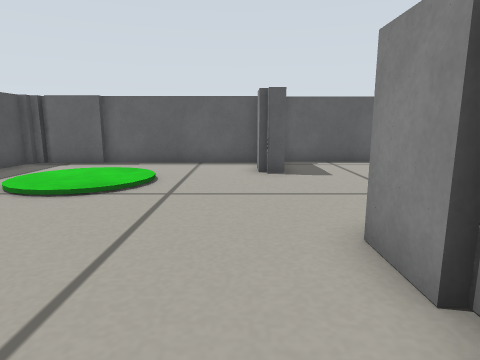
View 1 (above)

15 first-person views from a walk through a world built for the Gazebo simulator. The camera is 0.29 m above the floor, tilts 10° down and sees 75° across. The floor is counted in squares, 0.2 m on a side. Each view is taken from the middle of a square. On the plan, view 1 faces up. The plan holds only what a view shows up to about 14 squares ahead; the rest is blank. The place goes on beyond the plan.

View 2
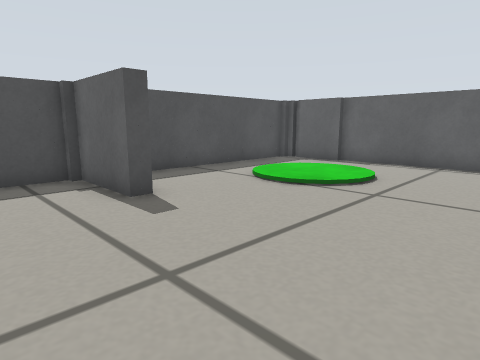

View 3
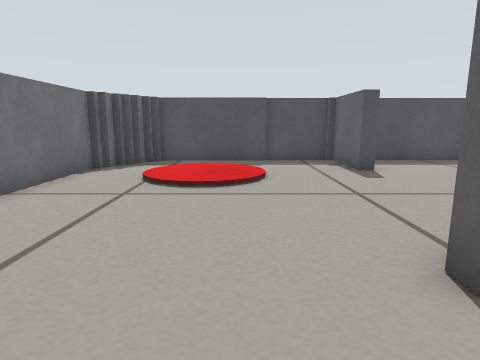

View 4
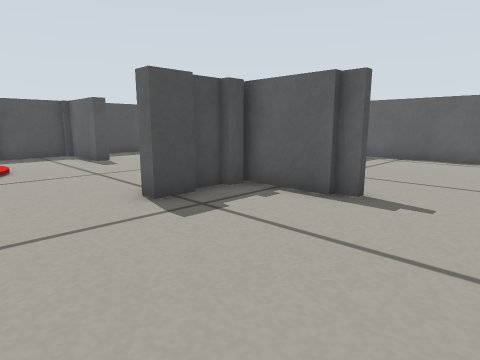

View 5
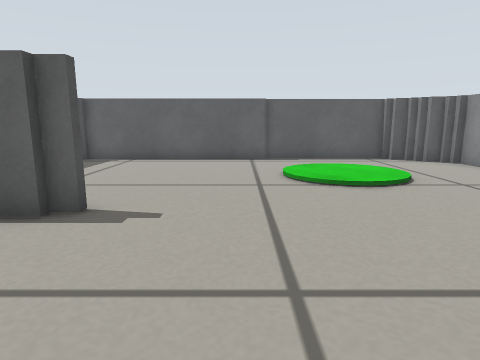

View 6
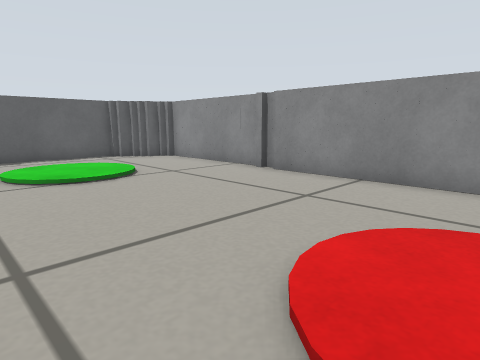

View 7
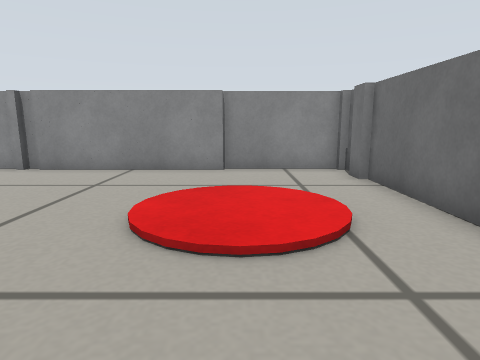

View 8
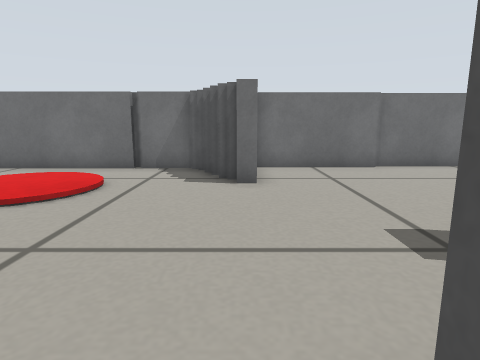

View 9
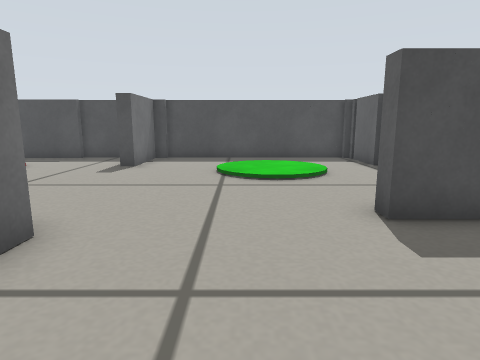

View 10
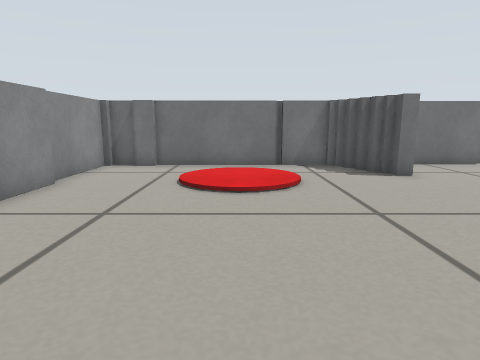

View 11
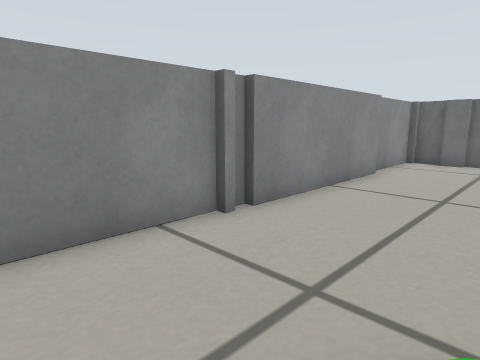

View 12
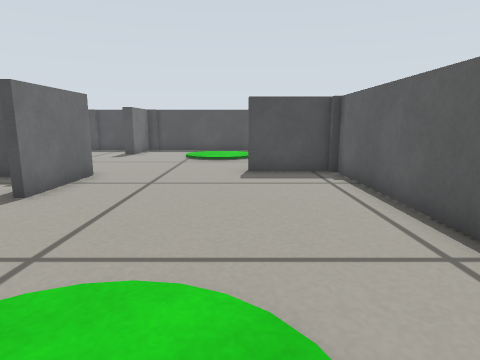

View 13
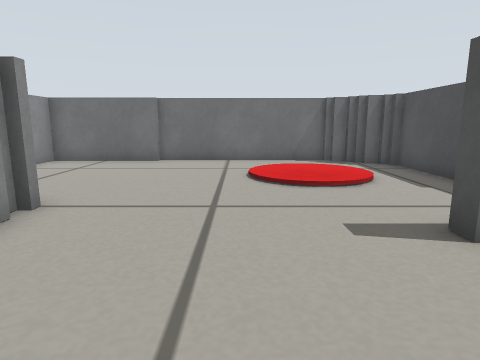

View 14
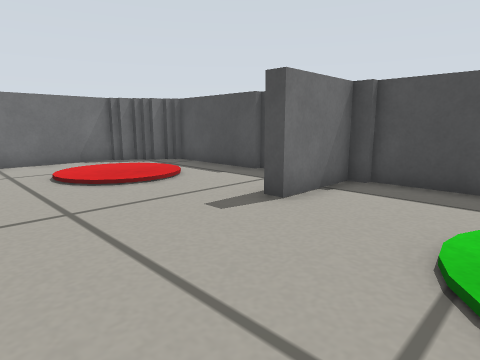

View 15
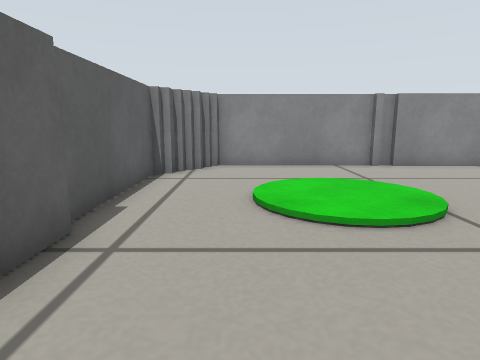

### Floor plan
Points are (right, up) in squares from view 1. A wall is a line through its corners. A room is listed if a view was taken in it or the views show most of it. See-through windows are left out.
Room 1 (views 1, 2, 3, 4, 5, 6, 7, 8, 9, 10, 11, 12, 13, 14, 15)
walls: (4.9, 3.8) (2.2, 3.8); (2.6, 3.6) (2.6, 3); (2.6, 2.1) (2.6, 1) (2, 1); (2.3, 3.1) (2.3, 2.1); (5.4, 4) (4.8, 4); (2, 4.3) (5.4, 4.3); (1.8, 1.8) (1.8, 2.4); (1.6, 2.2) (1.6, 3.9); (5.5, -2.7) (6.1, -2.7) (6.1, -3.2); (6.6, -3.4) (6.6, -4); (6.8, -3.9) (6.8, -4.5); (7.1, -4.4) (7.1, -5); (1.2, -5.7) (5.6, -5.7) (5.6, -4.5); (7.5, -5.5) (9.4, -5.5); (0.8, 12) (-5.2, 12); (9.5, -5.5) (14.4, -5.5); (9.1, 12.3) (1.3, 12.3) (1.3, 9.3) (0.6, 9.3) (0.6, 10.6); (-7.7, 3.9) (-7.7, 3.3) (-4.9, 3.3) (-4.9, 2.8) (-7.9, 2.8) (-7.9, 0); (-7.7, 0.1) (-7.7, -4.2); (16.3, 4.5) (16.3, 5.1); (16.3, 5.2) (16.3, 10.9); (-5.1, 11.8) (-7.2, 11.8); (16.1, -1.5) (16.1, 4.6); (-5.5, -6) (1.4, -6); (14.2, -5.2) (15.1, -5.2); (-6.2, -5.5) (-5.6, -5.5); (-7.2, -4.7) (-6.6, -4.7); (14.1, 12.5) (9, 12.5); (15.1, -5.5) (16.3, -5.5) (16.3, -1.4); (14.9, 12) (14.2, 12); (15.9, 11.3) (15.2, 11.3); (-7.9, 11.6) (-7.9, 3.8)

Where each view was taken, in squares from view 1:
view 1: 0 up, 0 right, facing up
view 2: 0 up, 1 right, facing up-left
view 3: 1 down, 5 right, facing left
view 4: 2 down, 8 right, facing up-left
view 5: 1 down, 8 right, facing up
view 6: 2 down, 8 right, facing up-right
view 7: 2 down, 6 right, facing right
view 8: 5 up, 6 right, facing down
view 9: 7 up, 6 right, facing left
view 10: 7 up, 11 right, facing down
view 11: 9 up, 12 right, facing down-right
view 12: 9 up, 12 right, facing left
view 13: 7 up, 2 left, facing down
view 14: 7 up, 0 right, facing down-left
view 15: 10 up, 5 right, facing right
